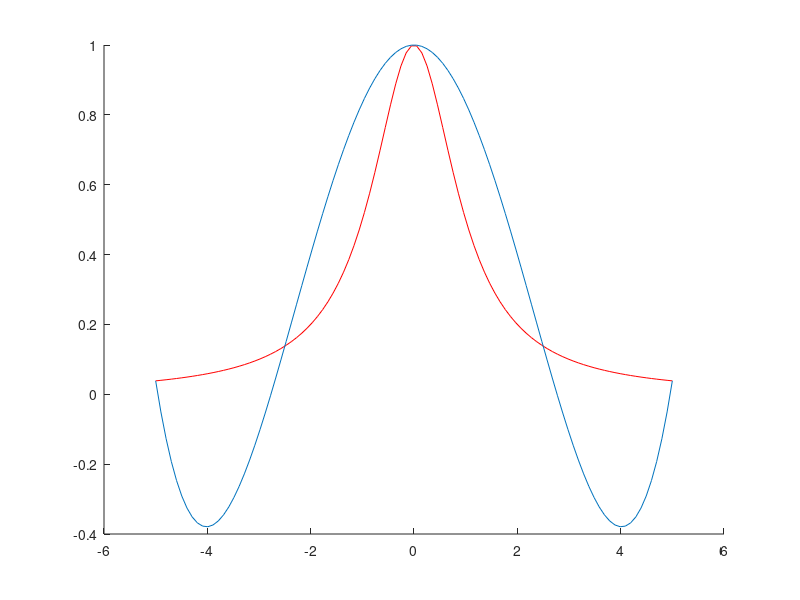

The MATLAB script that drew this image: (Note: this script raises an error after producing the figure.)
% Aufgabe a)
f = @(x) 1./(ones(1, length(x))+x.*x);
xdata = linspace(-5,5,5)
ydata = f(xdata)

% Aufgabe b)
poly_coeffs = polyfit(xdata, ydata, 4);

xprecise = linspace(-5,5);
figure;
hold on;
plot(xprecise, f(xprecise),'r');
plot(xprecise, polyval(poly_coeffs, xprecise));

% Aufgabe c)

for i=6:9
    coeffs = interpolated (-5, 5, i, f, (i-1));
    % plot with hacky way of getting different colors
    plot(xprecise, polyval(coeffs, xprecise), 'Color', [((i/9)-0.2), (i/9), 0]);
    err = abs(polyval(coeffs, 4.5) - f(4.5));
    fprintf('Error at x=4.5 for n=%i: %f\n', i, err)
end

legend('f', 'interpolated (4)', 'interpolated (5)', 'interpolated (6)',
       'interpolated (7)', 'interpolated (8)')
hold off;
